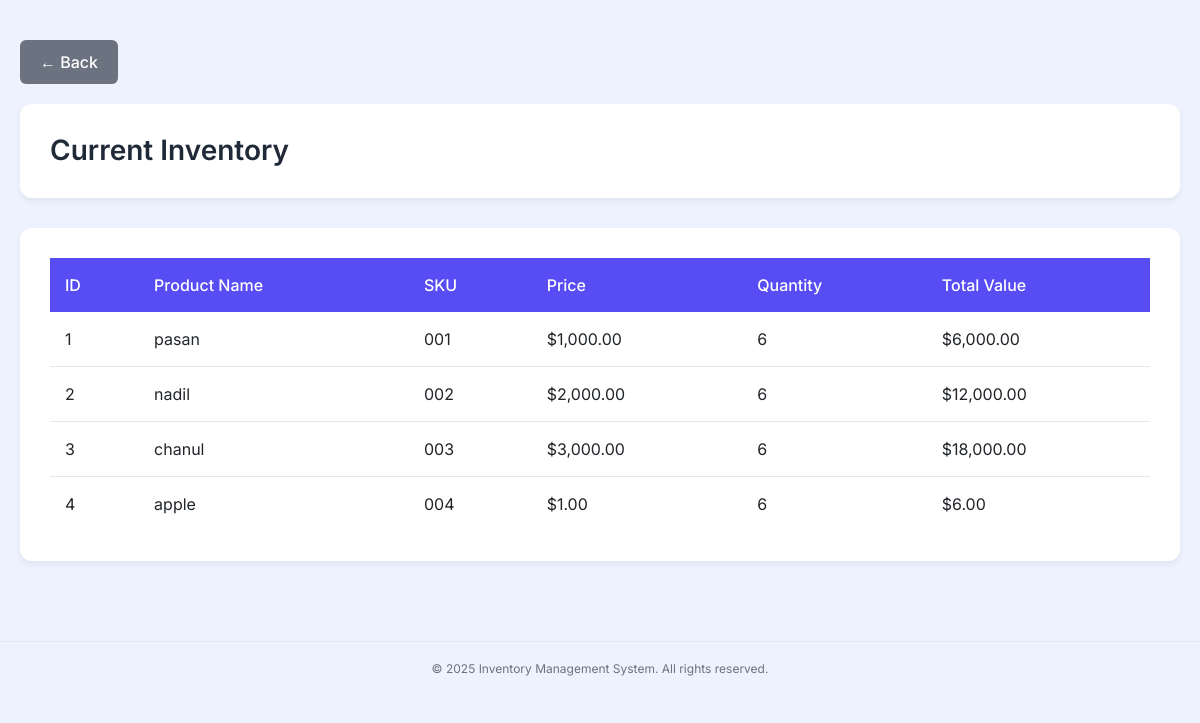
Before: /features/inventory_s.php with the older database file.
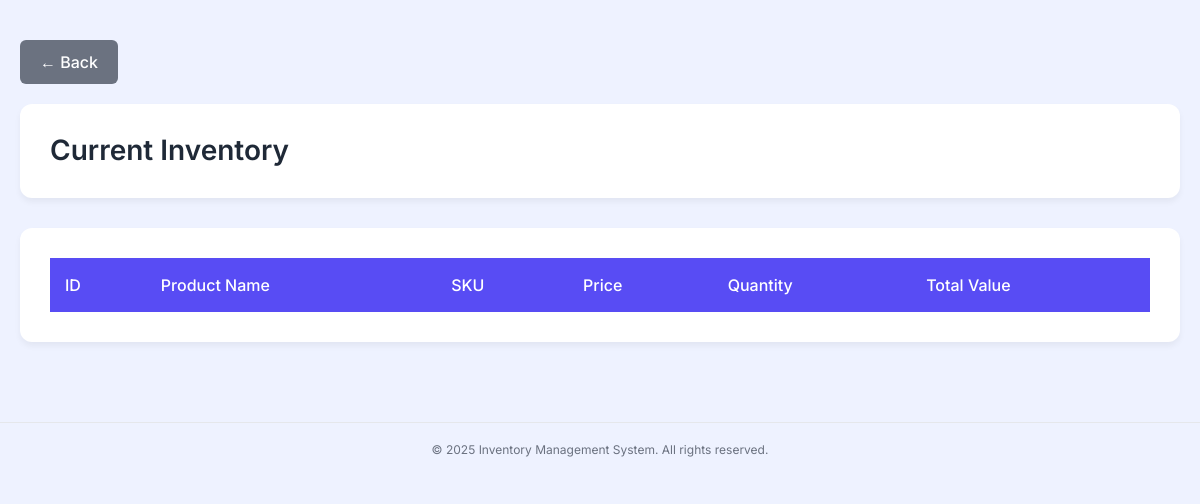
After: the same page with the newer database file.
### tables this page shows
CREATE TABLE `products` (
  `id` int(11) NOT NULL,
  `name` varchar(100) NOT NULL,
  `sku` varchar(50) NOT NULL,
  `price` decimal(10,2) NOT NULL,
  `quantity` int(11) UNSIGNED DEFAULT 0,
  `created_at` timestamp NOT NULL DEFAULT current_timestamp()
);

### features/inventory_s.php (the view, shortened to what this page needs)
<?php require '../connection/db.php'; ?>
<!DOCTYPE html>
<html>
<head>
    <link href="https://cdn.jsdelivr.net/npm/bootstrap@5.3.0/dist/css/bootstrap.min.css" rel="stylesheet">
    <link href="../css/style.css" rel="stylesheet">
</head>
<body>
    <div class="inventory-container">
        <div class="header-actions">
            <a href="../index.php" class="btn-back">
                &larr; Back
            </a>
        </div>
        <div class="header-card">
            <h1 class="page-title">Current Inventory</h1>
        </div>
        <div class="table-card">
            <table class="table">
        <thead>
            <tr>
                <th>ID</th>
                <th>Product Name</th>
                <th>SKU</th>
                <th>Price</th>
                <th>Quantity</th>
                <th>Total Value</th>
            </tr>
        </thead>
        <tbody>
            <?php
            try {
                $stmt = $pdo->query("SELECT * FROM products");
                while ($row = $stmt->fetch(PDO::FETCH_ASSOC)) {
                    $total_value = $row['price'] * $row['quantity'];
                    $stock_class = ($row['quantity'] < 5) ? 'text-danger fw-bold' : '';
                    echo "<tr>";
                    echo "<td>" . htmlspecialchars($row['id']) . "</td>";
                    echo "<td>" . htmlspecialchars($row['name']) . "</td>";
                    echo "<td>" . htmlspecialchars($row['sku']) . "</td>";
                    echo "<td>$" . number_format($row['price'], 2) . "</td>";
                    echo "<td class='$stock_class'>" . htmlspecialchars($row['quantity']) . "</td>";
                    echo "<td>$" . number_format($total_value, 2) . "</td>";
                    echo "</tr>";
                }
            } catch (PDOException $e) {
                echo "<tr><td colspan='6' class='text-center text-danger'>Error loading inventory: " . htmlspecialchars($e->getMessage()) . "</td></tr>";
            }
            ?>
        </tbody>
            </table>
        </div>
    </div>
<?php require_once __DIR__ . '/../partials/footer.php'; ?>
</body>
</html>

Changed rows visible on the page:
removed products: id "1", name "pasan", sku "001", price "1,000.00", quantity "6", total_value "6,000.00"
removed products: id "2", name "nadil", sku "002", price "2,000.00", quantity "6", total_value "12,000.00"
removed products: id "3", name "chanul", sku "003", price "3,000.00", quantity "6", total_value "18,000.00"
removed products: id "4", name "apple", sku "004", price "1.00", quantity "6", total_value "6.00"
